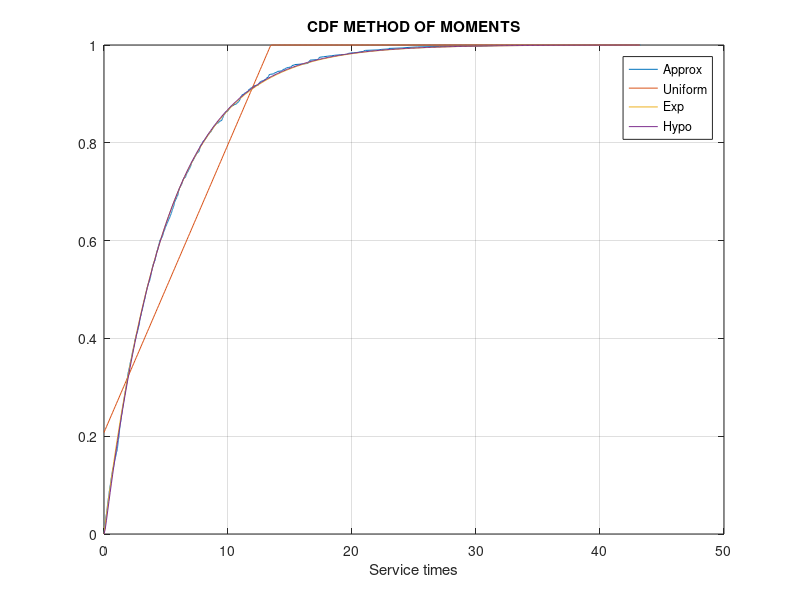
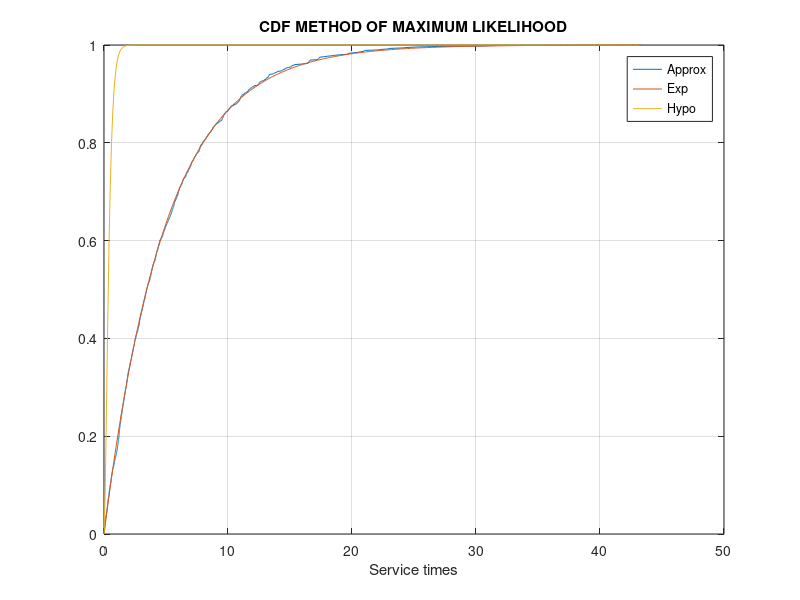

MATLAB code to generate these figures, in order:
clear all
close all
clc

dataset = csvread("Traces.csv"); 
index = 1;

ServiceTime = dataset(:,index);

Num = size(ServiceTime,1);
SortedST = sort(ServiceTime);

fprintf(1,"DATASET N: %g\n",index);

%The first five moments
M= zeros(3,1);
for i=1:3
    % .^ is used to do the exponential of all element of the matrix
    M(i)=sum(ServiceTime.^i)/Num;
    fprintf(1,"Moment Num %g: %g \n",i,M(i));
end 
standardDeviation = sqrt(M(2)-M(1)^2);
cv = standardDeviation/M(1);
fprintf(1,"Standard Deviation: %g \n",standardDeviation );
fprintf(1,"coefficient of variation: %g \n",cv);
fprintf(1,"\n") 


%% METHODS OF MOMENTS
%approximated CDF obtained directly from the dataset
plot(SortedST,[1:Num]/Num,"DisplayName",'Approx');
legend
grid on
title("CDF METHOD OF MOMENTS")
xlabel("Service times")
hold on

% Uniform Distrubtion with METHODS OF MOMENTS
a = M(1)- 0.5*sqrt(12*(M(2)-M(1)^2));
b = M(1)+ 0.5*sqrt(12*(M(2)-M(1)^2));
fprintf(1,"Uniform Distrution Parameters: a= %g \t b=%g\n\n",a,b);

%used a time to plot
Time=[0:0.1:max(ServiceTime)]';
plotUniform = zeros(size(Time,1),1);
for i=1:size(Time,1)
    if Time(i)<a
        plotUniform(i)=0;
    elseif Time(i)>b 
        plotUniform(i)=1;
    else 
        plotUniform(i) = (Time(i)-a)/(b-a);
    end
end
plot(Time,plotUniform,"DisplayName",'Uniform');


% Exponential Distrubtion with METHODS OF MOMENTS
lambda = 1/M(1);
fprintf(1,"Exponential Distrution Parameters: l= %g\n\n",lambda);
plotExp = 1-exp(-lambda*Time);
plot(Time,plotExp,"DisplayName",'Exp');

% Hypo-Exponential Distrubtion with METHODS OF MOMENTS
if cv<=1
    fprintf(1,"SOLVING HYPO LAMBDA EQUATION\n");
    options = optimset('Display','off'); %to avoid verbose in fsolve
    HypoExpMoments = @(p) [(1/p(1) + 1/p(2))/M(1)-1, (2*(1/p(1)^2 + 1/(p(1)*p(2))+1/p(2)^2))/M(2)-1];
    lambda= fsolve(HypoExpMoments,[1/(0.3*M(1)),1/(0.7*M(1))],options);
    fprintf(1,"Hypo Lambda Paramenter: l1=%g \t l2=%g\n\n",lambda)

    plotHypo = 1-(lambda(2)*exp(-lambda(1)*Time))/(lambda(2)-lambda(1))+(lambda(1)*exp(-lambda(2)*Time))/(lambda(2)-lambda(1));
    plot(Time,plotHypo,"DisplayName",'Hypo');
else
    fprintf(1,"DATA CANNOT FIT HYPO EXPONENTIAL MODEL\n\n");
end 

% Hyper-Exponential Distrubtion with METHODS OF MOMENTS
if cv>=1
    fprintf(1,"SOLVING HYPER LAMBDA EQUATION\n");
    %par = [p1,l1,l2], option is used to increase the "comutational power" %of fsolve
    options = optimoptions(@fsolve, "MaxFunctionEvaluation",10000000,"MaxIterations",10000000,'Display','off');
    HyperExpMoments = @(par)[(par(1)/par(2)+(1-par(1))/par(3))/M(1)-1,(2*(par(1)/par(2)^2 + (1-par(1))/par(3)^2))/M(2)-1,(6*(par(1)/par(2)^3+(1-par(1))/par(3)^3))/M(3)-1];
    
    lambda = fsolve(HyperExpMoments,[0.4,0.8/M(1), 1.2/M(1)],options); 
    fprintf(1,"Hyper Lambda Paramenter: l1=%g \t l2=%g p1=%g\t \n\n",lambda(2),lambda(3),lambda(1));
    
    plotHyper=1- lambda(1)*exp(-lambda(2)*Time)-(1-lambda(1))*exp(-lambda(3)*Time);
    plot(Time,plotHyper,"DisplayName",'Hyper');
else
    fprintf(1,"DATA CANNOT FIT HYPER EXPONENTIAL MODEL\n\n");
end

fprintf(1,"---------------------------------- \n\n");
%% METHODS OF Maxinum Likehood
%approximated CDF obtained directly from the dataset
figure
plot(SortedST,[1:Num]/Num,"DisplayName",'Approx');
legend
grid on
title("CDF METHOD OF MAXIMUM LIKELIHOOD")
xlabel("Service times")
hold on

%Exponential
lambda = Num/sum(SortedST);
fprintf(1,"Exponential Distrution Parameters: l= %g\n\n",lambda); 
plotExp2 = 1-exp(-lambda*Time);
plot(Time,plotExp2,"DisplayName",'Exp');
 

% Hypo-exponential Distrubtion with METHODS OF MAXIMUM LIKELIHOOD
if cv<=1
    fprintf(1,"SOLVING HYPO LAMBDA EQUATION\n");
    HypoPDF = @(t, l1, l2) [(l1*l2)/(l1-l2)*(exp(-l2*t)-exp(-l1*t))];
    lambda = mle(ServiceTime, 'PDF', HypoPDF, 'Start', [1/(0.3*M(1)),1/(0.7*M(1))], 'LowerBound', [0.00001, 0.00001], 'UpperBound', [Inf, Inf]);
    plotHypo = 1-(lambda(2)*exp(-lambda(1)*Time))/(lambda(2)-lambda(1))+(lambda(1)*exp(-lambda(2)*Time))/(lambda(2)-lambda(1));
    fprintf(1,"Hypo Lambda Paramenter: l1=%g \t l2=%g\n\n",lambda(1), lambda(2));
    plot(Time,plotHypo,"DisplayName",'Hypo');
else
    fprintf(1,"DATA CANNOT FIT HYPO EXPONENTIAL MODEL\n\n");
end 

% Hyper-exponential Distrubtion with METHODS OF MAXIMUM LIKELIHOOD
if cv>=1
    fprintf(1,"SOLVING HYPER LAMBDA EQUATION\n");
    HyperPDF = @(t,l1, l2, p1) (p1*l1*exp(-l1*t) + (1-p1)*l2*exp(-l2*t));
    lambda = mle(ServiceTime, 'PDF', HyperPDF, 'Start', [0.8/M(1), 1.2/M(1), 0.4], 'LowerBound', [0.00001, 0.00001, 0.00001], 'UpperBound', [Inf, Inf, Inf]);
    plotHyper = 1 - ((lambda(3) * exp(-lambda(1)*Time)) + ((1-lambda(3)) * exp(-lambda(2)*Time)));
    fprintf(1,"Hyper Lambda Paramenter: l1=%g \t l2=%g \tp=%g\n\n",lambda)
    plot(Time,plotHyper,"DisplayName",'Hyper');
else
    fprintf(1,"DATA CANNOT FIT HYPER EXPONENTIAL MODEL\n\n");
end